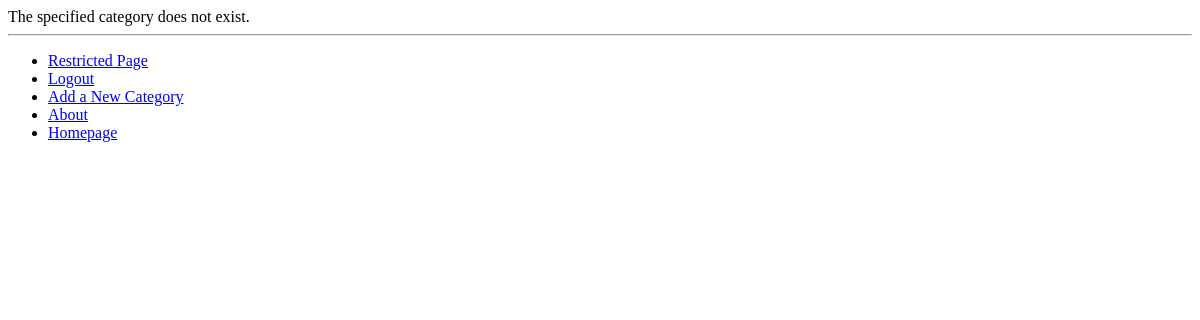
The app's page /Rango/category/kayleighs-boob/ (signed in), older data.
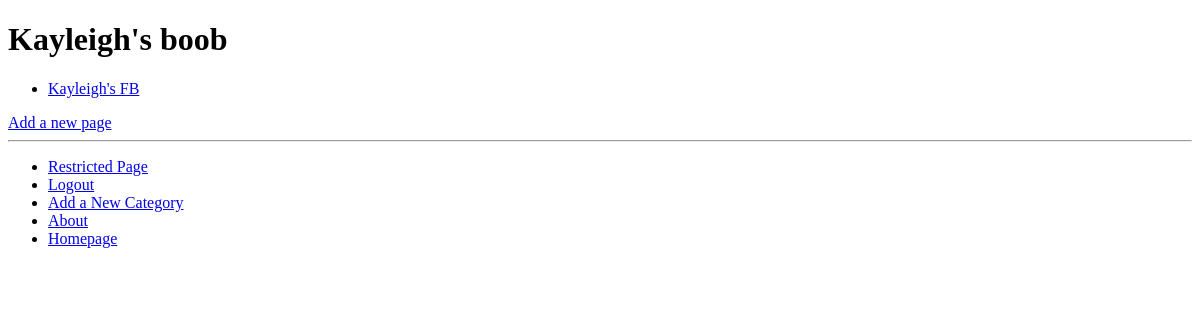
The same page, newer data.
### Rango/models.py (models this page shows, shortened)
class Category(models.Model):
	name = models.CharField(max_length=128, unique = True)
	views = models.IntegerField(default = 0)
	likes = models.IntegerField(default = 0)
	slug = models.SlugField()

class Page(models.Model):
	category = models.ForeignKey(Category)
	title = models.CharField(max_length = 128)
	url = models.URLField()
	views = models.IntegerField(default=0)

### Rango/views.py (the view)
# urls.py: url(r'^category/(?P<category_name_slug>[\w\-]+)/add_page/$', views.add_page, name = 'add_page'),
def category(request, category_name_slug):
	context_dict = {}
	try:
		category = Category.objects.get(slug = category_name_slug)
		context_dict['category_name'] = category.name
		pages = Page.objects.filter(category=category)
		context_dict['pages'] = pages
		context_dict['category'] = category
		context_dict['slug'] = category_name_slug
	except Category.DoesNotExist:
		pass
	return render(request, 'rango/category.html', context_dict)

### Templates/Rango/category.html (shortened to what this page needs)
{% extends 'Rango/base.html' %}
{% load staticfiles %}
{% block body_block %}
	{% if category %}
	<h1>{{ category_name }}</h1>
		{% if pages %}
		<ul>
			{% for page in pages %}
			<li><a href={{ page.url }}>{{ page.title }}</a></li>
			{% endfor %}
		</ul>
		{% else %}
			<strong>No pages currently in category.</strong>
		{% endif %}
		{% if user.is_authenticated %}
			<a href="/Rango/category/{{ slug }}/add_page">Add a new page</a>
		{% endif %}
	{% else %}
		The specified category {{ category_name }} does not exist.
	{% endif %}
{% endblock %}

### Templates/Rango/base.html (shortened to what this page needs)
<!DOCTYPE html>
<html>
	<head lang="en_UK">
	</head>
	<body>
		<div>
			{% block body_block %}{% endblock %}
		<div>
		<hr />
		<div>
			<ul>
			{% if user.is_authenticated %}
                <li><a href={% url 'restricted' %}>Restricted Page</a></li>
                <li><a href={% url 'logout' %}>Logout</a></li>
                <li><a href={% url 'add_category' %}>Add a New Category</a></li>
            {% else %}
                <li><a href={% url 'register' %}>Register Here</a></li>
                <li><a href={% url 'login' %}>Login</a></li>
            {% endif %}
				<li><a href={% url 'about' %}>About</a></li>
				<li><a href={% url 'index' %}>Homepage</a></li>
			</ul>
		</div>
	</body>
</html>

Row changes from the older to the newer data that the page shows:
added Category: name "Kayleigh's boob"
added Page: title "Kayleigh's FB"
Text that changed along with them:
text no longer shown: "The specified category does not exist."
text now shown: "Add a new page"
